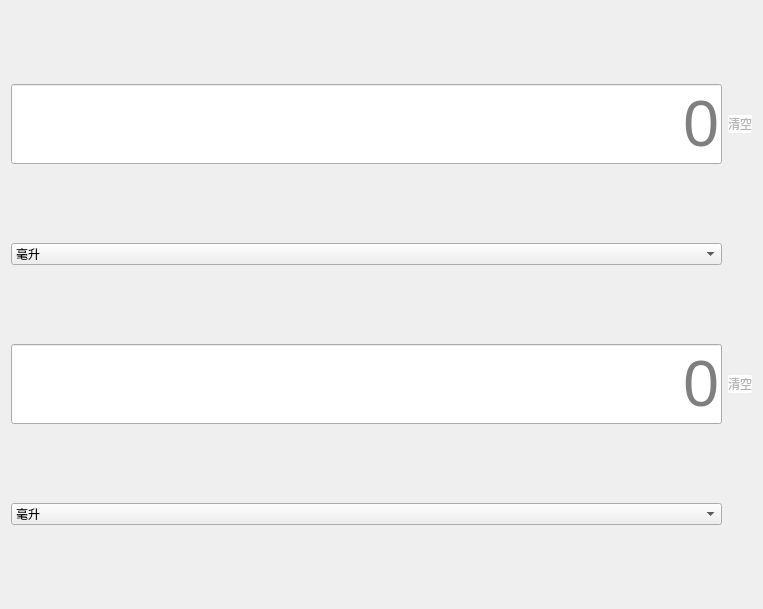
<?xml version="1.0" encoding="UTF-8"?>
<ui version="4.0">
 <class>Transform2</class>
 <widget class="QWidget" name="Transform2">
  <property name="geometry">
   <rect>
    <x>0</x>
    <y>0</y>
    <width>763</width>
    <height>609</height>
   </rect>
  </property>
  <property name="windowTitle">
   <string>Transform2</string>
  </property>
  <property name="styleSheet">
   <string notr="true">QPushButton{
	color: rgb(180, 180, 180);
	background-color: rgb(255, 255, 255);
	border-radius:2px;
	font: 18pt &quot;Arial&quot;
}

QPushButton:hover{
	color:rgb(102, 102, 102);
	background-color: rgb(192, 192, 192);
}

QPushButton:pressed{
	background-color: rgb(130, 130, 130);
	color:black
}

QPushButton:disabled {
    background-color: black;
    color: gray;
}

QLineEdit{
	font-size:48pt;
	color:black;
}</string>
  </property>
  <layout class="QGridLayout" name="gridLayout">
   <item row="0" column="0">
    <widget class="QLineEdit" name="display1">
     <property name="alignment">
      <set>Qt::AlignRight|Qt::AlignTrailing|Qt::AlignVCenter</set>
     </property>
     <property name="placeholderText">
      <string>0</string>
     </property>
    </widget>
   </item>
   <item row="0" column="1">
    <widget class="QPushButton" name="btnClear">
     <property name="text">
      <string>清空</string>
     </property>
    </widget>
   </item>
   <item row="1" column="0">
    <widget class="QComboBox" name="comboBox1">
     <item>
      <property name="text">
       <string>毫升</string>
      </property>
     </item>
     <item>
      <property name="text">
       <string>升</string>
      </property>
     </item>
     <item>
      <property name="text">
       <string>立方厘米</string>
      </property>
     </item>
     <item>
      <property name="text">
       <string>立方分米</string>
      </property>
     </item>
     <item>
      <property name="text">
       <string>立方米</string>
      </property>
     </item>
     <item>
      <property name="text">
       <string>茶匙（美制）</string>
      </property>
     </item>
     <item>
      <property name="text">
       <string>汤匙（美制）</string>
      </property>
     </item>
     <item>
      <property name="text">
       <string>液盎司（美制）</string>
      </property>
     </item>
     <item>
      <property name="text">
       <string>杯（美制）</string>
      </property>
     </item>
     <item>
      <property name="text">
       <string>品脱（美制）</string>
      </property>
     </item>
     <item>
      <property name="text">
       <string>夸脱（美制）</string>
      </property>
     </item>
     <item>
      <property name="text">
       <string>加仑（美制）</string>
      </property>
     </item>
    </widget>
   </item>
   <item row="2" column="0">
    <widget class="QLineEdit" name="display2">
     <property name="alignment">
      <set>Qt::AlignRight|Qt::AlignTrailing|Qt::AlignVCenter</set>
     </property>
     <property name="placeholderText">
      <string>0</string>
     </property>
    </widget>
   </item>
   <item row="2" column="1">
    <widget class="QPushButton" name="btnClear2">
     <property name="text">
      <string>清空</string>
     </property>
    </widget>
   </item>
   <item row="3" column="0">
    <widget class="QComboBox" name="comboBox2">
     <item>
      <property name="text">
       <string>毫升</string>
      </property>
     </item>
     <item>
      <property name="text">
       <string>升</string>
      </property>
     </item>
     <item>
      <property name="text">
       <string>立方厘米</string>
      </property>
     </item>
     <item>
      <property name="text">
       <string>立方分米</string>
      </property>
     </item>
     <item>
      <property name="text">
       <string>立方米</string>
      </property>
     </item>
     <item>
      <property name="text">
       <string>茶匙（美制）</string>
      </property>
     </item>
     <item>
      <property name="text">
       <string>汤匙（美制）</string>
      </property>
     </item>
     <item>
      <property name="text">
       <string>液盎司（美制）</string>
      </property>
     </item>
     <item>
      <property name="text">
       <string>杯（美制）</string>
      </property>
     </item>
     <item>
      <property name="text">
       <string>品脱（美制）</string>
      </property>
     </item>
     <item>
      <property name="text">
       <string>夸脱（美制）</string>
      </property>
     </item>
     <item>
      <property name="text">
       <string>加仑（美制）</string>
      </property>
     </item>
    </widget>
   </item>
  </layout>
 </widget>
 <resources/>
 <connections/>
</ui>
